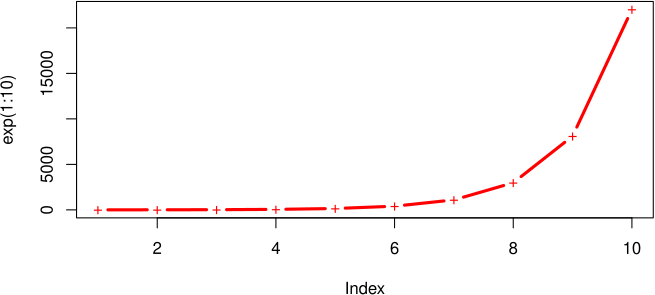

The script that drew this image:
# here you can change the dimensions of the PDF to be generated
pdf.width <- 7
pdf.height <- 4

# if you plot something within this function
# it will be rendered to the PDF
pdf.plot <- function() {
  plot(exp(1:10), type = "b", pch = "+", col = "red", lwd = 3)
}
